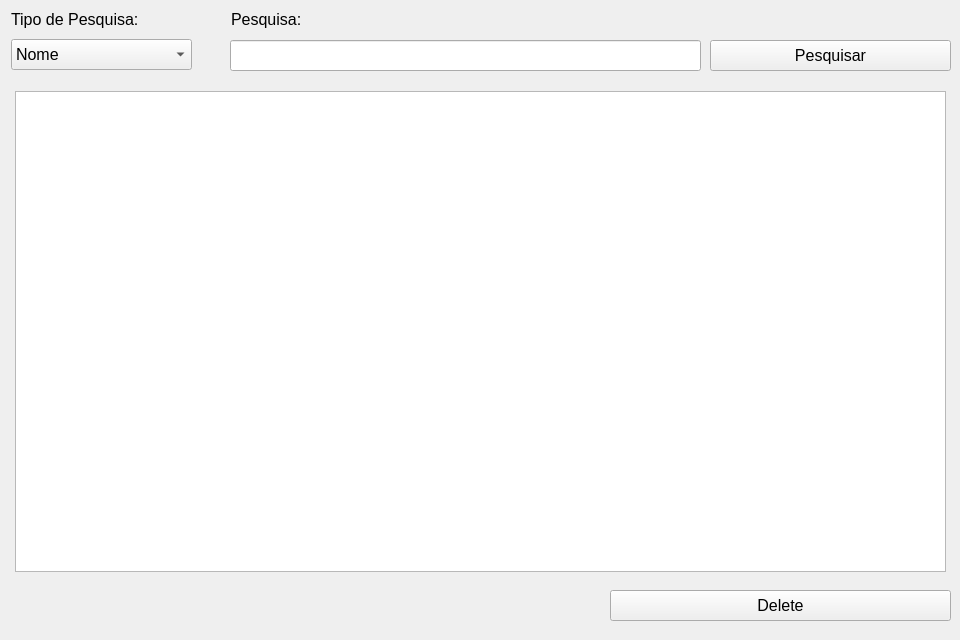
<?xml version="1.0" encoding="UTF-8"?>
<ui version="4.0">
 <class>Pesquisa</class>
 <widget class="QWidget" name="Pesquisa">
  <property name="geometry">
   <rect>
    <x>0</x>
    <y>0</y>
    <width>960</width>
    <height>640</height>
   </rect>
  </property>
  <property name="cursor">
   <cursorShape>ArrowCursor</cursorShape>
  </property>
  <property name="windowTitle">
   <string>Pesquisa</string>
  </property>
  <property name="windowIcon">
   <iconset>
    <normaloff>icons/iconmonstr-magnifier-1-240.ico</normaloff>icons/iconmonstr-magnifier-1-240.ico</iconset>
  </property>
  <widget class="QComboBox" name="comboBoxTipoPesquisa">
   <property name="geometry">
    <rect>
     <x>11</x>
     <y>39</y>
     <width>181</width>
     <height>31</height>
    </rect>
   </property>
   <property name="sizePolicy">
    <sizepolicy hsizetype="Expanding" vsizetype="Maximum">
     <horstretch>0</horstretch>
     <verstretch>0</verstretch>
    </sizepolicy>
   </property>
   <property name="font">
    <font>
     <pointsize>12</pointsize>
    </font>
   </property>
   <item>
    <property name="text">
     <string>Nome</string>
    </property>
   </item>
   <item>
    <property name="text">
     <string>CPF</string>
    </property>
   </item>
   <item>
    <property name="text">
     <string>RG</string>
    </property>
   </item>
  </widget>
  <widget class="QLabel" name="labelTipoPesquisa">
   <property name="geometry">
    <rect>
     <x>11</x>
     <y>11</y>
     <width>141</width>
     <height>17</height>
    </rect>
   </property>
   <property name="font">
    <font>
     <pointsize>12</pointsize>
    </font>
   </property>
   <property name="text">
    <string>Tipo de Pesquisa:</string>
   </property>
  </widget>
  <widget class="QPushButton" name="pushButtonPesquisa">
   <property name="geometry">
    <rect>
     <x>710</x>
     <y>40</y>
     <width>241</width>
     <height>31</height>
    </rect>
   </property>
   <property name="font">
    <font>
     <pointsize>12</pointsize>
    </font>
   </property>
   <property name="text">
    <string>Pesquisar</string>
   </property>
  </widget>
  <widget class="QLabel" name="labelPesquisa">
   <property name="geometry">
    <rect>
     <x>231</x>
     <y>11</y>
     <width>81</width>
     <height>17</height>
    </rect>
   </property>
   <property name="font">
    <font>
     <pointsize>12</pointsize>
    </font>
   </property>
   <property name="text">
    <string>Pesquisa:</string>
   </property>
  </widget>
  <widget class="QTableView" name="tableViewPesquisa">
   <property name="geometry">
    <rect>
     <x>15</x>
     <y>91</y>
     <width>931</width>
     <height>481</height>
    </rect>
   </property>
   <property name="cursor" stdset="0">
    <cursorShape>ArrowCursor</cursorShape>
   </property>
   <property name="autoFillBackground">
    <bool>true</bool>
   </property>
   <attribute name="horizontalHeaderCascadingSectionResizes">
    <bool>true</bool>
   </attribute>
   <attribute name="horizontalHeaderShowSortIndicator" stdset="0">
    <bool>true</bool>
   </attribute>
   <attribute name="horizontalHeaderStretchLastSection">
    <bool>true</bool>
   </attribute>
   <attribute name="verticalHeaderCascadingSectionResizes">
    <bool>true</bool>
   </attribute>
  </widget>
  <widget class="QLineEdit" name="lineEditPesquisa">
   <property name="geometry">
    <rect>
     <x>230</x>
     <y>40</y>
     <width>471</width>
     <height>31</height>
    </rect>
   </property>
  </widget>
  <widget class="QPushButton" name="pushButton">
   <property name="geometry">
    <rect>
     <x>610</x>
     <y>590</y>
     <width>341</width>
     <height>31</height>
    </rect>
   </property>
   <property name="font">
    <font>
     <pointsize>12</pointsize>
    </font>
   </property>
   <property name="text">
    <string>Delete</string>
   </property>
  </widget>
 </widget>
 <resources/>
 <connections/>
</ui>
